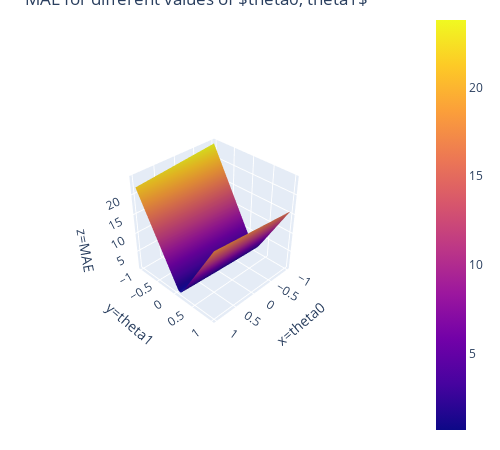

Write notebook code for a chart like this one.
### Markdown cell above
<br/><br/>

## Visual Solution


Run the following code to produce the visualization. Is the numerical scipy solution close to what you expected?

### Code cell
# Run this cell to generate the interactive plot, no further action needed.
import itertools
import plotly.graph_objects as go

theta0_values = np.linspace(-1, 1, 80)
theta1_values = np.linspace(-1,1, 80)
mae_values = [mae_tips_linear(theta0, theta1) \
              for theta0, theta1 in itertools.product(theta0_values, theta1_values)]
mae_values = np.reshape(mae_values, (len(theta0_values), len(theta1_values)), order='F')
fig = go.Figure(data=[go.Surface(x=theta0_values, y=theta1_values, z=mae_values)])
fig.update_layout(
    title=r'MAE for different values of $theta0, theta1$',
    autosize=False,
    scene = dict(
                    xaxis_title='x=theta0',
                    yaxis_title='y=theta1',
                    zaxis_title='z=MAE'),
                    width=500,
                    margin=dict(r=20, b=10, l=10, t=10))
fig.show()

### Figure 1 — Plotly figure (JSON) as saved in the notebook; plotly's stock layout.template omitted (floating-point values rounded to 4 significant figures; data arrays with more than 128 entries replaced by an {"elided": "..."} marker saying what was removed)
{"data": [{"type": "surface", "x": [-1, -0.9747, -0.9494, -0.9241, -0.8987, -0.8734, -0.8481, -0.8228, -0.7975, -0.7722, -0.7468, -0.7215, -0.6962, -0.6709, -0.6456, -0.6203, -0.5949, -0.5696, -0.5443, -0.519, -0.4937, -0.4684, -0.443, -0.4177, -0.3924, -0.3671, -0.3418, -0.3165, -0.2911, -0.2658, -0.2405, -0.2152, -0.1899, -0.1646, -0.1392, -0.1139, -0.08861, -0.06329, -0.03797, -0.01266, 0.01266, 0.03797, 0.06329, 0.08861, 0.1139, 0.1392, 0.1646, 0.1899, 0.2152, 0.2405, 0.2658, 0.2911, 0.3165, 0.3418, 0.3671, 0.3924, 0.4177, 0.443, 0.4684, 0.4937, 0.519, 0.5443, 0.5696, 0.5949, 0.6203, 0.6456, 0.6709, 0.6962, 0.7215, 0.7468, 0.7722, 0.7975, 0.8228, 0.8481, 0.8734, 0.8987, 0.9241, 0.9494, 0.9747, 1], "y": [-1, -0.9747, -0.9494, -0.9241, -0.8987, -0.8734, -0.8481, -0.8228, -0.7975, -0.7722, -0.7468, -0.7215, -0.6962, -0.6709, -0.6456, -0.6203, -0.5949, -0.5696, -0.5443, -0.519, -0.4937, -0.4684, -0.443, -0.4177, -0.3924, -0.3671, -0.3418, -0.3165, -0.2911, -0.2658, -0.2405, -0.2152, -0.1899, -0.1646, -0.1392, -0.1139, -0.08861, -0.06329, -0.03797, -0.01266, 0.01266, 0.03797, 0.06329, 0.08861, 0.1139, 0.1392, 0.1646, 0.1899, 0.2152, 0.2405, 0.2658, 0.2911, 0.3165, 0.3418, 0.3671, 0.3924, 0.4177, 0.443, 0.4684, 0.4937, 0.519, 0.5443, 0.5696, 0.5949, 0.6203, 0.6456, 0.6709, 0.6962, 0.7215, 0.7468, 0.7722, 0.7975, 0.8228, 0.8481, 0.8734, 0.8987, 0.9241, 0.9494, 0.9747, 1], "z": {"elided": "80x80 float values"}}], "layout": {"autosize": false, "height": 450, "margin": {"b": 10, "l": 10, "r": 20, "t": 10}, "scene": {"aspectmode": "auto", "aspectratio": {"x": 1, "y": 1, "z": 1}, "camera": {"center": {"x": 0, "y": 0, "z": 0}, "eye": {"x": 2.667, "y": 2.667, "z": 2.667}, "projection": {"type": "perspective"}, "up": {"x": 0, "y": 0, "z": 1}}, "xaxis": {"title": {"text": "x=theta0"}, "type": "linear"}, "yaxis": {"title": {"text": "y=theta1"}, "type": "linear"}, "zaxis": {"title": {"text": "z=MAE"}, "type": "linear"}}, "title": {"text": "MAE for different values of $theta0, theta1$"}, "width": 500}}
